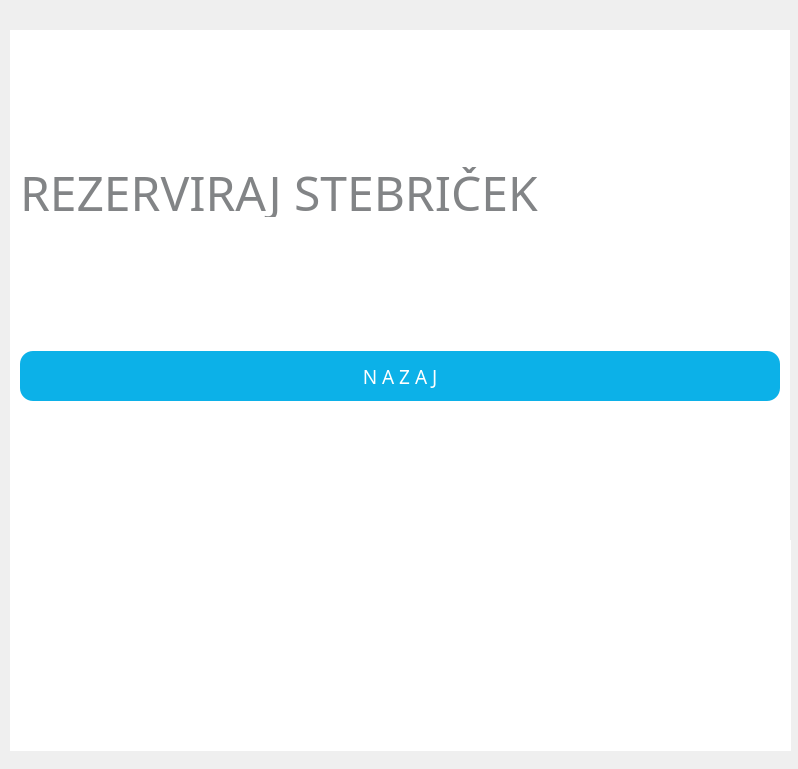
<?xml version="1.0" encoding="UTF-8"?>
<ui version="4.0">
 <class>MainWindow</class>
 <widget class="QMainWindow" name="MainWindow">
  <property name="geometry">
   <rect>
    <x>0</x>
    <y>0</y>
    <width>798</width>
    <height>769</height>
   </rect>
  </property>
  <property name="sizePolicy">
   <sizepolicy hsizetype="Preferred" vsizetype="Preferred">
    <horstretch>0</horstretch>
    <verstretch>0</verstretch>
   </sizepolicy>
  </property>
  <property name="font">
   <font>
    <family>EuroRoman</family>
   </font>
  </property>
  <property name="windowTitle">
   <string>KoLJo</string>
  </property>
  <property name="layoutDirection">
   <enum>Qt::LeftToRight</enum>
  </property>
  <property name="styleSheet">
   <string notr="true">margin: 0 0 0 0z</string>
  </property>
  <property name="tabShape">
   <enum>QTabWidget::Triangular</enum>
  </property>
  <widget class="QWidget" name="centralwidget">
   <widget class="QLabel" name="label_7">
    <property name="geometry">
     <rect>
      <x>10</x>
      <y>540</y>
      <width>781</width>
      <height>211</height>
     </rect>
    </property>
    <property name="sizePolicy">
     <sizepolicy hsizetype="Expanding" vsizetype="Expanding">
      <horstretch>0</horstretch>
      <verstretch>0</verstretch>
     </sizepolicy>
    </property>
    <property name="styleSheet">
     <string notr="true">background-color:#ffffff;</string>
    </property>
    <property name="text">
     <string/>
    </property>
    <property name="pixmap">
     <pixmap>img/ewol-logo-grey.png</pixmap>
    </property>
    <property name="alignment">
     <set>Qt::AlignCenter</set>
    </property>
   </widget>
   <widget class="QStackedWidget" name="stackedWidget">
    <property name="geometry">
     <rect>
      <x>10</x>
      <y>30</y>
      <width>780</width>
      <height>510</height>
     </rect>
    </property>
    <property name="layoutDirection">
     <enum>Qt::LeftToRight</enum>
    </property>
    <property name="styleSheet">
     <string notr="true">padding:0;
background-color: rgb(255, 255, 255);
margin:0;
color:#F0F0F0;</string>
    </property>
    <property name="frameShape">
     <enum>QFrame::NoFrame</enum>
    </property>
    <property name="currentIndex">
     <number>6</number>
    </property>
    <widget class="QWidget" name="uvodnaStran">
     <layout class="QVBoxLayout" name="verticalLayout_4">
      <item>
       <layout class="QGridLayout" name="gridLayout_10">
        <property name="sizeConstraint">
         <enum>QLayout::SetDefaultConstraint</enum>
        </property>
        <property name="leftMargin">
         <number>0</number>
        </property>
        <property name="topMargin">
         <number>0</number>
        </property>
        <item row="0" column="0">
         <widget class="QPushButton" name="btn_sposodi">
          <property name="minimumSize">
           <size>
            <width>300</width>
            <height>70</height>
           </size>
          </property>
          <property name="maximumSize">
           <size>
            <width>300</width>
            <height>16777215</height>
           </size>
          </property>
          <property name="font">
           <font>
            <family>Exo 2</family>
            <pointsize>16</pointsize>
            <weight>50</weight>
            <bold>false</bold>
           </font>
          </property>
          <property name="cursor">
           <cursorShape>PointingHandCursor</cursorShape>
          </property>
          <property name="layoutDirection">
           <enum>Qt::LeftToRight</enum>
          </property>
          <property name="styleSheet">
           <string notr="true">background-color:#0CB1E8;
color: #ffffff;
border-radius:15%
</string>
          </property>
          <property name="text">
           <string>I Z P O S O D I   S I</string>
          </property>
          <property name="flat">
           <bool>false</bool>
          </property>
         </widget>
        </item>
        <item row="6" column="0">
         <widget class="QPushButton" name="btn_informacije">
          <property name="minimumSize">
           <size>
            <width>300</width>
            <height>70</height>
           </size>
          </property>
          <property name="maximumSize">
           <size>
            <width>300</width>
            <height>16777215</height>
           </size>
          </property>
          <property name="font">
           <font>
            <family>Exo 2</family>
            <pointsize>16</pointsize>
            <weight>50</weight>
            <bold>false</bold>
           </font>
          </property>
          <property name="cursor">
           <cursorShape>PointingHandCursor</cursorShape>
          </property>
          <property name="styleSheet">
           <string notr="true">background-color:#0CB1E8;
color: #ffffff;
border-radius:15%
</string>
          </property>
          <property name="text">
           <string>I N F O R M A C I J E</string>
          </property>
          <property name="flat">
           <bool>false</bool>
          </property>
         </widget>
        </item>
        <item row="2" column="0">
         <widget class="QPushButton" name="btn_vrni">
          <property name="minimumSize">
           <size>
            <width>300</width>
            <height>70</height>
           </size>
          </property>
          <property name="maximumSize">
           <size>
            <width>300</width>
            <height>16777215</height>
           </size>
          </property>
          <property name="font">
           <font>
            <family>Exo 2</family>
            <pointsize>16</pointsize>
            <weight>50</weight>
            <bold>false</bold>
           </font>
          </property>
          <property name="cursor">
           <cursorShape>PointingHandCursor</cursorShape>
          </property>
          <property name="styleSheet">
           <string notr="true">background-color:#0CB1E8;
color: #ffffff;
border-radius:15%
</string>
          </property>
          <property name="text">
           <string>V R N I   K O L O</string>
          </property>
          <property name="flat">
           <bool>false</bool>
          </property>
         </widget>
        </item>
        <item row="4" column="0">
         <widget class="QPushButton" name="btn_rezerviraj">
          <property name="minimumSize">
           <size>
            <width>0</width>
            <height>70</height>
           </size>
          </property>
          <property name="font">
           <font>
            <family>Exo 2</family>
            <pointsize>16</pointsize>
           </font>
          </property>
          <property name="styleSheet">
           <string notr="true">background-color:#0CB1E8;
color: #ffffff;
border-radius:15%
</string>
          </property>
          <property name="text">
           <string>R E Z E R V I R A J</string>
          </property>
         </widget>
        </item>
        <item row="5" column="0">
         <spacer name="verticalSpacer_4">
          <property name="orientation">
           <enum>Qt::Vertical</enum>
          </property>
          <property name="sizeType">
           <enum>QSizePolicy::Fixed</enum>
          </property>
          <property name="sizeHint" stdset="0">
           <size>
            <width>20</width>
            <height>40</height>
           </size>
          </property>
         </spacer>
        </item>
        <item row="1" column="0">
         <spacer name="verticalSpacer_3">
          <property name="orientation">
           <enum>Qt::Vertical</enum>
          </property>
          <property name="sizeType">
           <enum>QSizePolicy::Fixed</enum>
          </property>
          <property name="sizeHint" stdset="0">
           <size>
            <width>20</width>
            <height>40</height>
           </size>
          </property>
         </spacer>
        </item>
        <item row="3" column="0">
         <spacer name="verticalSpacer_5">
          <property name="orientation">
           <enum>Qt::Vertical</enum>
          </property>
          <property name="sizeType">
           <enum>QSizePolicy::Fixed</enum>
          </property>
          <property name="sizeHint" stdset="0">
           <size>
            <width>20</width>
            <height>40</height>
           </size>
          </property>
         </spacer>
        </item>
       </layout>
      </item>
     </layout>
    </widget>
    <widget class="QWidget" name="stranSposodi">
     <layout class="QGridLayout" name="gridLayout_2">
      <item row="0" column="0">
       <widget class="QLabel" name="label">
        <property name="minimumSize">
         <size>
          <width>0</width>
          <height>75</height>
         </size>
        </property>
        <property name="maximumSize">
         <size>
          <width>500</width>
          <height>75</height>
         </size>
        </property>
        <property name="font">
         <font>
          <family>Exo 2 Light</family>
          <pointsize>36</pointsize>
          <italic>false</italic>
         </font>
        </property>
        <property name="styleSheet">
         <string notr="true">color:#828486;</string>
        </property>
        <property name="text">
         <string>POSTAJA (ID POSTAJE)</string>
        </property>
       </widget>
      </item>
      <item row="1" column="0">
       <layout class="QGridLayout" name="sposodiLayout">
        <property name="sizeConstraint">
         <enum>QLayout::SetNoConstraint</enum>
        </property>
        <property name="horizontalSpacing">
         <number>6</number>
        </property>
        <property name="verticalSpacing">
         <number>30</number>
        </property>
        <item row="0" column="0">
         <widget class="QLabel" name="zeroBikes">
          <property name="maximumSize">
           <size>
            <width>16777215</width>
            <height>50</height>
           </size>
          </property>
          <property name="font">
           <font>
            <family>Exo 2 Light</family>
            <pointsize>18</pointsize>
            <weight>50</weight>
            <bold>false</bold>
           </font>
          </property>
          <property name="styleSheet">
           <string notr="true">position:absolute;
margin-bottom:0px;
background-color:#ffffff;
color: #828486;
border-radius:13%;</string>
          </property>
          <property name="text">
           <string>TRENUTNO NI NA VOLJO NOBENEGA KOLESA</string>
          </property>
          <property name="alignment">
           <set>Qt::AlignCenter</set>
          </property>
         </widget>
        </item>
       </layout>
      </item>
      <item row="3" column="0">
       <widget class="QPushButton" name="btn_nazaj0">
        <property name="minimumSize">
         <size>
          <width>760</width>
          <height>50</height>
         </size>
        </property>
        <property name="maximumSize">
         <size>
          <width>1000</width>
          <height>16777215</height>
         </size>
        </property>
        <property name="font">
         <font>
          <family>Exo 2</family>
          <pointsize>14</pointsize>
          <weight>50</weight>
          <italic>false</italic>
          <bold>false</bold>
         </font>
        </property>
        <property name="cursor">
         <cursorShape>PointingHandCursor</cursorShape>
        </property>
        <property name="styleSheet">
         <string notr="true">background-color:#0CB1E8;
color: #ffffff;
border-radius:13%
</string>
        </property>
        <property name="text">
         <string>N A Z A J</string>
        </property>
       </widget>
      </item>
     </layout>
    </widget>
    <widget class="QWidget" name="stranRezerviraj">
     <property name="font">
      <font>
       <pointsize>32</pointsize>
      </font>
     </property>
     <layout class="QGridLayout" name="gridLayout_7">
      <item row="2" column="0">
       <layout class="QVBoxLayout" name="verticalLayout">
        <item>
         <widget class="QLabel" name="label_3">
          <property name="maximumSize">
           <size>
            <width>16777215</width>
            <height>75</height>
           </size>
          </property>
          <property name="font">
           <font>
            <family>Exo 2 Light</family>
            <pointsize>36</pointsize>
           </font>
          </property>
          <property name="styleSheet">
           <string notr="true">color:#828486;</string>
          </property>
          <property name="text">
           <string>IZBERI POSTAJO rezervacija</string>
          </property>
          <property name="alignment">
           <set>Qt::AlignCenter</set>
          </property>
         </widget>
        </item>
        <item>
         <layout class="QGridLayout" name="gridLayout_3"/>
        </item>
        <item>
         <widget class="QPushButton" name="btn_nazaj2">
          <property name="enabled">
           <bool>true</bool>
          </property>
          <property name="minimumSize">
           <size>
            <width>760</width>
            <height>50</height>
           </size>
          </property>
          <property name="maximumSize">
           <size>
            <width>760</width>
            <height>30</height>
           </size>
          </property>
          <property name="font">
           <font>
            <family>Exo 2</family>
            <pointsize>14</pointsize>
            <weight>50</weight>
            <italic>false</italic>
            <bold>false</bold>
           </font>
          </property>
          <property name="cursor">
           <cursorShape>PointingHandCursor</cursorShape>
          </property>
          <property name="styleSheet">
           <string notr="true">background-color:#0CB1E8;
color: #ffffff;
border-radius:13%;
</string>
          </property>
          <property name="text">
           <string>N A Z A J</string>
          </property>
         </widget>
        </item>
        <item>
         <spacer name="verticalSpacer_2">
          <property name="orientation">
           <enum>Qt::Vertical</enum>
          </property>
          <property name="sizeType">
           <enum>QSizePolicy::Fixed</enum>
          </property>
          <property name="sizeHint" stdset="0">
           <size>
            <width>20</width>
            <height>1</height>
           </size>
          </property>
         </spacer>
        </item>
        <item>
         <spacer name="verticalSpacer">
          <property name="orientation">
           <enum>Qt::Vertical</enum>
          </property>
          <property name="sizeType">
           <enum>QSizePolicy::Fixed</enum>
          </property>
          <property name="sizeHint" stdset="0">
           <size>
            <width>20</width>
            <height>0</height>
           </size>
          </property>
         </spacer>
        </item>
       </layout>
      </item>
     </layout>
    </widget>
    <widget class="QWidget" name="stranInformacije">
     <layout class="QGridLayout" name="gridLayout_4">
      <item row="2" column="0">
       <widget class="QPushButton" name="btn_nazaj1">
        <property name="minimumSize">
         <size>
          <width>100</width>
          <height>50</height>
         </size>
        </property>
        <property name="maximumSize">
         <size>
          <width>760</width>
          <height>16777215</height>
         </size>
        </property>
        <property name="font">
         <font>
          <family>Exo 2</family>
          <pointsize>14</pointsize>
          <weight>50</weight>
          <bold>false</bold>
         </font>
        </property>
        <property name="cursor">
         <cursorShape>PointingHandCursor</cursorShape>
        </property>
        <property name="styleSheet">
         <string notr="true">background-color:#0CB1E8;
color: #ffffff;
border-radius:13%
</string>
        </property>
        <property name="text">
         <string>N A Z A J</string>
        </property>
       </widget>
      </item>
      <item row="0" column="0">
       <widget class="QLabel" name="label_2">
        <property name="maximumSize">
         <size>
          <width>650</width>
          <height>75</height>
         </size>
        </property>
        <property name="font">
         <font>
          <family>Exo 2 Light</family>
          <pointsize>36</pointsize>
          <weight>50</weight>
          <italic>false</italic>
          <bold>false</bold>
         </font>
        </property>
        <property name="styleSheet">
         <string notr="true">color:#828486;</string>
        </property>
        <property name="text">
         <string>BLIŽNJE POSTAJE informacije</string>
        </property>
       </widget>
      </item>
      <item row="1" column="0">
       <widget class="QStackedWidget" name="stackedWidget_2">
        <property name="styleSheet">
         <string notr="true"/>
        </property>
        <property name="currentIndex">
         <number>1</number>
        </property>
        <widget class="QWidget" name="page_1">
         <layout class="QVBoxLayout" name="verticalLayout_6">
          <item>
           <layout class="QVBoxLayout" name="verticalLayout_5">
            <item>
             <layout class="QGridLayout" name="gridLayout_5">
              <property name="verticalSpacing">
               <number>50</number>
              </property>
              <item row="0" column="0">
               <widget class="QPushButton" name="btn_postaja1">
                <property name="minimumSize">
                 <size>
                  <width>0</width>
                  <height>50</height>
                 </size>
                </property>
                <property name="maximumSize">
                 <size>
                  <width>300</width>
                  <height>16777215</height>
                 </size>
                </property>
                <property name="font">
                 <font>
                  <family>Exo 2</family>
                  <pointsize>12</pointsize>
                  <weight>75</weight>
                  <bold>true</bold>
                 </font>
                </property>
                <property name="cursor">
                 <cursorShape>PointingHandCursor</cursorShape>
                </property>
                <property name="styleSheet">
                 <string notr="true">background-color:#0CB1E8;
color: #ffffff;
border-radius:13%;
</string>
                </property>
                <property name="text">
                 <string>Postaja 1</string>
                </property>
               </widget>
              </item>
              <item row="3" column="0">
               <widget class="QPushButton" name="btn_postaja4">
                <property name="minimumSize">
                 <size>
                  <width>0</width>
                  <height>50</height>
                 </size>
                </property>
                <property name="maximumSize">
                 <size>
                  <width>300</width>
                  <height>16777215</height>
                 </size>
                </property>
                <property name="font">
                 <font>
                  <family>Exo 2</family>
                  <pointsize>12</pointsize>
                  <weight>75</weight>
                  <bold>true</bold>
                 </font>
                </property>
                <property name="cursor">
                 <cursorShape>PointingHandCursor</cursorShape>
                </property>
                <property name="styleSheet">
                 <string notr="true">background-color:#0CB1E8;
color: #ffffff;
border-radius:13%
</string>
                </property>
                <property name="text">
                 <string>Postaja 4</string>
                </property>
               </widget>
              </item>
              <item row="2" column="0">
               <widget class="QPushButton" name="btn_postaja3">
                <property name="minimumSize">
                 <size>
                  <width>0</width>
                  <height>50</height>
                 </size>
                </property>
                <property name="maximumSize">
                 <size>
                  <width>300</width>
                  <height>16777215</height>
                 </size>
                </property>
                <property name="font">
                 <font>
                  <family>Exo 2</family>
                  <pointsize>12</pointsize>
                  <weight>75</weight>
                  <bold>true</bold>
                 </font>
                </property>
                <property name="cursor">
                 <cursorShape>PointingHandCursor</cursorShape>
                </property>
                <property name="styleSheet">
                 <string notr="true">background-color:#0CB1E8;
color: #ffffff;
border-radius:13%
</string>
                </property>
                <property name="text">
                 <string>Postaja 3</string>
                </property>
               </widget>
              </item>
              <item row="1" column="0">
               <widget class="QPushButton" name="btn_postaja2">
                <property name="minimumSize">
                 <size>
                  <width>0</width>
                  <height>50</height>
                 </size>
                </property>
                <property name="maximumSize">
                 <size>
                  <width>300</width>
                  <height>16777215</height>
                 </size>
                </property>
                <property name="font">
                 <font>
                  <family>Exo 2</family>
                  <pointsize>12</pointsize>
                  <weight>75</weight>
                  <bold>true</bold>
                 </font>
                </property>
                <property name="cursor">
                 <cursorShape>PointingHandCursor</cursorShape>
                </property>
                <property name="styleSheet">
                 <string notr="true">background-color:#0CB1E8;
color: #ffffff;
border-radius:13%
</string>
                </property>
                <property name="text">
                 <string>Postaja 2</string>
                </property>
               </widget>
              </item>
             </layout>
            </item>
           </layout>
          </item>
         </layout>
        </widget>
        <widget class="QWidget" name="page_2">
         <layout class="QGridLayout" name="gridLayout_6">
          <item row="0" column="0">
           <layout class="QGridLayout" name="gridLayout">
            <item row="0" column="0">
             <widget class="QTableWidget" name="informacijeTabela1">
              <property name="font">
               <font>
                <pointsize>16</pointsize>
               </font>
              </property>
              <property name="styleSheet">
               <string notr="true">color:#828486;</string>
              </property>
              <property name="frameShape">
               <enum>QFrame::NoFrame</enum>
              </property>
              <property name="frameShadow">
               <enum>QFrame::Sunken</enum>
              </property>
              <property name="verticalScrollBarPolicy">
               <enum>Qt::ScrollBarAlwaysOff</enum>
              </property>
              <property name="horizontalScrollBarPolicy">
               <enum>Qt::ScrollBarAlwaysOff</enum>
              </property>
              <property name="sizeAdjustPolicy">
               <enum>QAbstractScrollArea::AdjustIgnored</enum>
              </property>
              <property name="autoScrollMargin">
               <number>5</number>
              </property>
              <property name="editTriggers">
               <set>QAbstractItemView::AnyKeyPressed|QAbstractItemView::EditKeyPressed</set>
              </property>
              <property name="selectionMode">
               <enum>QAbstractItemView::NoSelection</enum>
              </property>
              <property name="iconSize">
               <size>
                <width>50</width>
                <height>50</height>
               </size>
              </property>
              <property name="textElideMode">
               <enum>Qt::ElideNone</enum>
              </property>
              <property name="verticalScrollMode">
               <enum>QAbstractItemView::ScrollPerPixel</enum>
              </property>
              <property name="horizontalScrollMode">
               <enum>QAbstractItemView::ScrollPerPixel</enum>
              </property>
              <property name="showGrid">
               <bool>true</bool>
              </property>
              <property name="gridStyle">
               <enum>Qt::SolidLine</enum>
              </property>
              <attribute name="horizontalHeaderVisible">
               <bool>false</bool>
              </attribute>
              <attribute name="horizontalHeaderDefaultSectionSize">
               <number>240</number>
              </attribute>
              <attribute name="horizontalHeaderHighlightSections">
               <bool>false</bool>
              </attribute>
              <attribute name="horizontalHeaderMinimumSectionSize">
               <number>200</number>
              </attribute>
              <attribute name="verticalHeaderVisible">
               <bool>false</bool>
              </attribute>
              <attribute name="verticalHeaderDefaultSectionSize">
               <number>150</number>
              </attribute>
              <attribute name="verticalHeaderHighlightSections">
               <bool>false</bool>
              </attribute>
              <attribute name="verticalHeaderMinimumSectionSize">
               <number>150</number>
              </attribute>
             </widget>
            </item>
           </layout>
          </item>
         </layout>
        </widget>
       </widget>
      </item>
     </layout>
    </widget>
    <widget class="QWidget" name="nastavitve">
     <layout class="QGridLayout" name="gridLayout_9">
      <item row="0" column="0">
       <layout class="QGridLayout" name="gridLayout_8">
        <item row="0" column="0">
         <widget class="QLabel" name="label_5">
          <property name="maximumSize">
           <size>
            <width>16777215</width>
            <height>100</height>
           </size>
          </property>
          <property name="font">
           <font>
            <family>Exo 2 Light</family>
            <pointsize>36</pointsize>
            <italic>false</italic>
            <underline>false</underline>
           </font>
          </property>
          <property name="styleSheet">
           <string notr="true">color:#828486;
</string>
          </property>
          <property name="text">
           <string>NASTAVITVE</string>
          </property>
         </widget>
        </item>
       </layout>
      </item>
     </layout>
    </widget>
    <widget class="QWidget" name="zacetnaStran">
     <layout class="QGridLayout" name="gridLayout_12">
      <item row="2" column="2">
       <widget class="QLineEdit" name="username">
        <property name="sizePolicy">
         <sizepolicy hsizetype="Fixed" vsizetype="Fixed">
          <horstretch>0</horstretch>
          <verstretch>0</verstretch>
         </sizepolicy>
        </property>
        <property name="maximumSize">
         <size>
          <width>300</width>
          <height>16777215</height>
         </size>
        </property>
        <property name="font">
         <font>
          <family>Exo 2</family>
          <pointsize>14</pointsize>
         </font>
        </property>
        <property name="styleSheet">
         <string notr="true">border: none;
background-color:#0CB1E8;
border-radius:10%;</string>
        </property>
        <property name="alignment">
         <set>Qt::AlignCenter</set>
        </property>
       </widget>
      </item>
      <item row="2" column="1">
       <widget class="QLabel" name="label_9">
        <property name="maximumSize">
         <size>
          <width>320</width>
          <height>16777215</height>
         </size>
        </property>
        <property name="font">
         <font>
          <family>Exo 2</family>
          <pointsize>14</pointsize>
         </font>
        </property>
        <property name="styleSheet">
         <string notr="true">color:#828486;</string>
        </property>
        <property name="text">
         <string>U  P  O  R  A  B  N  I  Š  K  O     I  M  E :</string>
        </property>
        <property name="alignment">
         <set>Qt::AlignRight|Qt::AlignTrailing|Qt::AlignVCenter</set>
        </property>
       </widget>
      </item>
      <item row="3" column="2">
       <widget class="QLineEdit" name="password">
        <property name="maximumSize">
         <size>
          <width>300</width>
          <height>16777215</height>
         </size>
        </property>
        <property name="font">
         <font>
          <family>Exo 2</family>
          <pointsize>14</pointsize>
         </font>
        </property>
        <property name="styleSheet">
         <string notr="true">border: none;
background-color:#0CB1E8;
border-radius:10%;
color:#ffff;</string>
        </property>
        <property name="alignment">
         <set>Qt::AlignCenter</set>
        </property>
       </widget>
      </item>
      <item row="3" column="1">
       <widget class="QLabel" name="label_8">
        <property name="maximumSize">
         <size>
          <width>320</width>
          <height>16777215</height>
         </size>
        </property>
        <property name="font">
         <font>
          <family>Exo 2</family>
          <pointsize>14</pointsize>
         </font>
        </property>
        <property name="layoutDirection">
         <enum>Qt::LeftToRight</enum>
        </property>
        <property name="styleSheet">
         <string notr="true">color:#828486;
margin-left:0;</string>
        </property>
        <property name="text">
         <string>G  E  S  L  O :</string>
        </property>
        <property name="alignment">
         <set>Qt::AlignRight|Qt::AlignTrailing|Qt::AlignVCenter</set>
        </property>
       </widget>
      </item>
      <item row="0" column="1">
       <widget class="QLabel" name="label_4">
        <property name="maximumSize">
         <size>
          <width>300</width>
          <height>75</height>
         </size>
        </property>
        <property name="font">
         <font>
          <family>Exo 2 Light</family>
          <pointsize>36</pointsize>
         </font>
        </property>
        <property name="layoutDirection">
         <enum>Qt::LeftToRight</enum>
        </property>
        <property name="styleSheet">
         <string notr="true">color:#828486;</string>
        </property>
        <property name="text">
         <string>PRIJAVI SE</string>
        </property>
       </widget>
      </item>
      <item row="0" column="2">
       <widget class="QPushButton" name="pushButton">
        <property name="text">
         <string>PushButton</string>
        </property>
       </widget>
      </item>
     </layout>
    </widget>
    <widget class="QWidget" name="page">
     <layout class="QGridLayout" name="gridLayout_11">
      <item row="1" column="0">
       <layout class="QGridLayout" name="gridLayoutRezerviraj"/>
      </item>
      <item row="0" column="0">
       <widget class="QLabel" name="label_6">
        <property name="maximumSize">
         <size>
          <width>760</width>
          <height>50</height>
         </size>
        </property>
        <property name="font">
         <font>
          <family>Exo 2 Light</family>
          <pointsize>36</pointsize>
          <italic>false</italic>
         </font>
        </property>
        <property name="styleSheet">
         <string notr="true">color:#828486;</string>
        </property>
        <property name="text">
         <string>REZERVIRAJ STEBRIČEK</string>
        </property>
       </widget>
      </item>
      <item row="2" column="0">
       <widget class="QPushButton" name="btn_nazaj3">
        <property name="minimumSize">
         <size>
          <width>30</width>
          <height>50</height>
         </size>
        </property>
        <property name="font">
         <font>
          <family>Exo 2</family>
          <pointsize>14</pointsize>
         </font>
        </property>
        <property name="cursor">
         <cursorShape>PointingHandCursor</cursorShape>
        </property>
        <property name="styleSheet">
         <string notr="true">background-color:#0CB1E8;
color: #ffffff;
border-radius:13%
</string>
        </property>
        <property name="text">
         <string>N A Z A J</string>
        </property>
       </widget>
      </item>
     </layout>
    </widget>
   </widget>
   <widget class="QLabel" name="dateTimeLabel">
    <property name="geometry">
     <rect>
      <x>36</x>
      <y>10</y>
      <width>721</width>
      <height>20</height>
     </rect>
    </property>
    <property name="font">
     <font>
      <family>Monospac821 BT</family>
      <pointsize>12</pointsize>
     </font>
    </property>
    <property name="styleSheet">
     <string notr="true">color:#0CB1E8;</string>
    </property>
    <property name="text">
     <string/>
    </property>
    <property name="alignment">
     <set>Qt::AlignCenter</set>
    </property>
    <property name="margin">
     <number>10</number>
    </property>
   </widget>
  </widget>
 </widget>
 <resources/>
 <connections/>
</ui>
